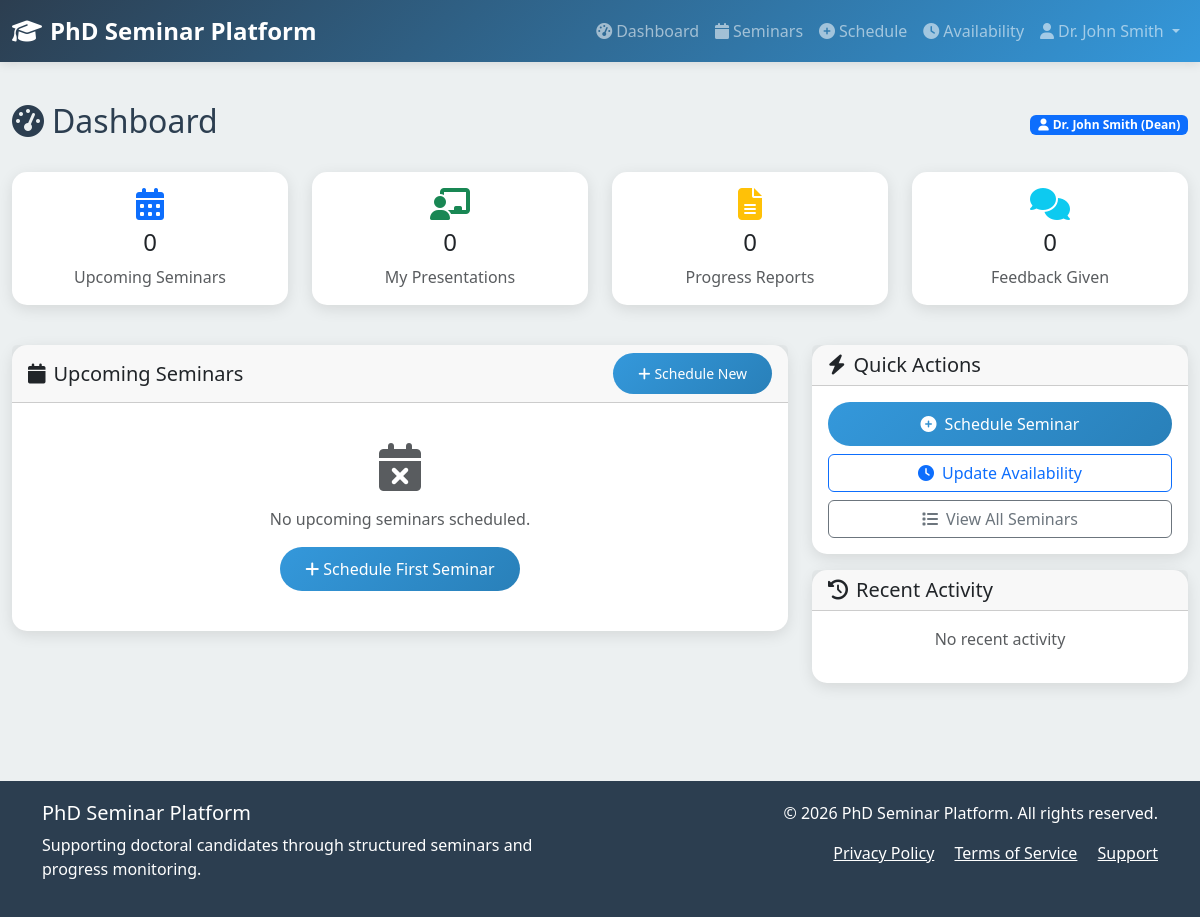
Page /dashboard (signed in) on the earlier database version.
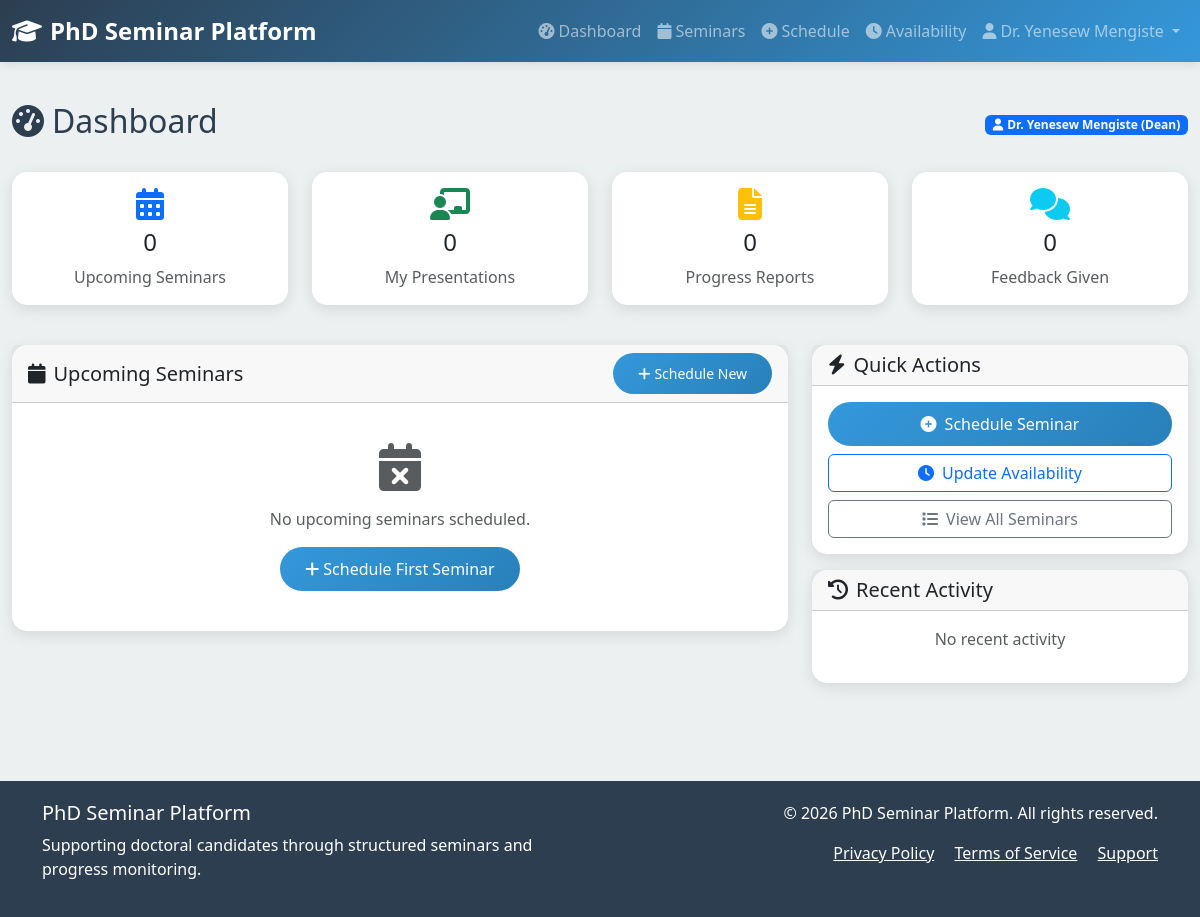
Same page on the later database version.
### app.py (models this page shows)
class User(UserMixin, db.Model):
    id = db.Column(db.Integer, primary_key=True)
    username = db.Column(db.String(100), unique=True, nullable=False)
    email = db.Column(db.String(120), unique=True, nullable=False)
    password_hash = db.Column(db.String(200), nullable=False)
    role = db.Column(db.String(20), nullable=False)  # 'dean', 'professor', 'phd_candidate'
    full_name = db.Column(db.String(100), nullable=False)
    department = db.Column(db.String(100), nullable=False)
    is_active = db.Column(db.Boolean, default=True)
    created_at = db.Column(db.DateTime, default=datetime.utcnow)

### app.py (the view)
@app.route('/dashboard')
@login_required
def dashboard():
    upcoming_seminars = Seminar.query.filter(
        Seminar.scheduled_date > datetime.utcnow(),
        Seminar.status == 'scheduled'
    ).order_by(Seminar.scheduled_date).all()
    my_seminars = Seminar.query.filter_by(presenter_id=current_user.id).all()
    my_reports = ProgressReport.query.filter_by(student_id=current_user.id).all()
    return render_template('dashboard.html',
                         upcoming_seminars=upcoming_seminars,
                         my_seminars=my_seminars,
                         my_reports=my_reports)

### app.py (called while the page is built)
@login_manager.user_loader
def load_user(user_id):
    return User.query.get(int(user_id))

### templates/dashboard.html (shortened to what this page needs)
{% extends "base.html" %}
{% block content %}
<div class="row">
    <div class="col-lg-12">
        <div class="d-flex justify-content-between align-items-center mb-4">
            <h2><i class="fas fa-tachometer-alt me-2"></i>Dashboard</h2>
            <span class="badge bg-primary">
                <i class="fas fa-user me-1"></i>{{ current_user.full_name }}
                {% if current_user.role == 'dean' %}(Dean){% elif current_user.role == 'professor' %}(Professor){% else %}(PhD Candidate){% endif %}
            </span>
        </div>
    </div>
</div>
<div class="row mb-4">
    <div class="col-md-3 col-sm-6 mb-3">
        <div class="card text-center">
            <div class="card-body">
                <i class="fas fa-calendar-alt fa-2x text-primary mb-2"></i>
                <h4>{{ upcoming_seminars|length }}</h4>
                <p class="text-muted mb-0">Upcoming Seminars</p>
            </div>
        </div>
    </div>
    <div class="col-md-3 col-sm-6 mb-3">
        <div class="card text-center">
            <div class="card-body">
                <i class="fas fa-chalkboard-teacher fa-2x text-success mb-2"></i>
                <h4>{{ my_seminars|length }}</h4>
                <p class="text-muted mb-0">My Presentations</p>
            </div>
        </div>
    </div>
    <div class="col-md-3 col-sm-6 mb-3">
        <div class="card text-center">
            <div class="card-body">
                <i class="fas fa-file-alt fa-2x text-warning mb-2"></i>
                <h4>{{ my_reports|length }}</h4>
                <p class="text-muted mb-0">Progress Reports</p>
            </div>
        </div>
    </div>
    <div class="col-md-3 col-sm-6 mb-3">
        <div class="card text-center">
            <div class="card-body">
                <i class="fas fa-comments fa-2x text-info mb-2"></i>
                <h4>0</h4>
                <p class="text-muted mb-0">Feedback Given</p>
            </div>
        </div>
    </div>
</div>
<div class="row">
    <div class="col-lg-8 mb-4">
        <div class="card">
            <div class="card-header d-flex justify-content-between align-items-center">
                <h5 class="mb-0"><i class="fas fa-calendar me-2"></i>Upcoming Seminars</h5>
                {% if current_user.role in ['dean', 'professor'] %}
                    <a href="{{ url_for('schedule_seminar') }}" class="btn btn-sm btn-primary">
                        <i class="fas fa-plus me-1"></i>Schedule New
                    </a>
                {% endif %}
            </div>
            <div class="card-body">
                {% if upcoming_seminars %}
                    <div class="seminar-timeline">
                        {% for seminar in upcoming_seminars %}
                            <div class="timeline-item">
                                <div class="card">
                                    <div class="card-body">
                                        <div class="row align-items-center">
                                            <div class="col-md-8">
                                                <h6 class="card-title mb-1">{{ seminar.title }}</h6>
                                                <p class="text-muted small mb-2">
                                                    <i class="fas fa-user me-1"></i>{{ seminar.presenter.full_name }}
                                                    <span class="ms-3">
                                                        <i class="fas fa-clock me-1"></i>{{ seminar.scheduled_date.strftime('%B %d, %Y at %I:%M %p') }}
                                                    </span>
                                                </p>
                                                <div class="d-flex gap-2">
                                                    <span class="badge phase-badge phase-{{ seminar.phase }}">
                                                        {{ seminar.phase.replace('_', ' ').title() }}
                                                    </span>
                                                    <span class="badge status-badge status-{{ seminar.status }}">
                                                        {{ seminar.status.replace('_', ' ').title() }}
                                                    </span>
                                                </div>
                                            </div>
                                            <div class="col-md-4 text-end">
                                                <a href="{{ url_for('seminar_detail', seminar_id=seminar.id) }}" class="btn btn-sm btn-outline-primary">
                                                    <i class="fas fa-eye me-1"></i>View Details
                                                </a>
                                            </div>
                                        </div>
                                    </div>
                                </div>
                            </div>
                        {% endfor %}
                    </div>
                {% else %}
                    <div class="text-center py-4">
                        <i class="fas fa-calendar-times fa-3x text-muted mb-3"></i>
                        <p class="text-muted">No upcoming seminars scheduled.</p>
                        {% if current_user.role in ['dean', 'professor'] %}
                            <a href="{{ url_for('schedule_seminar') }}" class="btn btn-primary">
                                <i class="fas fa-plus me-1"></i>Schedule First Seminar
                            </a>
                        {% endif %}
                    </div>
                {% endif %}
            </div>
        </div>
    </div>
    <div class="col-lg-4 mb-4">
        <div class="card">
            <div class="card-header">
                <h5 class="mb-0"><i class="fas fa-bolt me-2"></i>Quick Actions</h5>
            </div>
            <div class="card-body">
                <div class="d-grid gap-2">
                    {% if current_user.role in ['dean', 'professor'] %}
                        <a href="{{ url_for('schedule_seminar') }}" class="btn btn-primary">
                            <i class="fas fa-plus-circle me-2"></i>Schedule Seminar
                        </a>
                    {% endif %}
                    <a href="{{ url_for('availability') }}" class="btn btn-outline-primary">
                        <i class="fas fa-clock me-2"></i>Update Availability
                    </a>
                    <a href="{{ url_for('seminars') }}" class="btn btn-outline-secondary">
                        <i class="fas fa-list me-2"></i>View All Seminars
                    </a>
                </div>
            </div>
        </div>
        <div class="card mt-3">
            <div class="card-header">
                <h5 class="mb-0"><i class="fas fa-history me-2"></i>Recent Activity</h5>
            </div>
            <div class="card-body">
                <div class="activity-feed">
                    {% if my_reports %}
                        {% for report in my_reports[:3] %}
                            <div class="d-flex align-items-start mb-3">
                                <i class="fas fa-file-alt text-success me-2 mt-1"></i>
                                <div>
                                    <small class="text-muted">Progress Report Submitted</small><br>
                                    <small>{{ report.submitted_at.strftime('%B %d, %Y') }}</small>
                                </div>
                            </div>
                        {% endfor %}
                    {% else %}
                        <p class="text-muted text-center">No recent activity</p>
                    {% endif %}
                </div>
            </div>
        </div>
    </div>
</div>
{% endblock %}

### templates/base.html (shortened to what this page needs)
<!DOCTYPE html>
<html lang="en">
<head>
    <link href="https://cdn.jsdelivr.net/npm/bootstrap@5.3.0/dist/css/bootstrap.min.css" rel="stylesheet">
    <link href="https://cdnjs.cloudflare.com/ajax/libs/font-awesome/6.4.0/css/all.min.css" rel="stylesheet">
</head>
<body>
    <nav class="navbar navbar-expand-lg navbar-dark">
        <div class="container-fluid">
            <a class="navbar-brand" href="{{ url_for('index') }}">
                <i class="fas fa-graduation-cap me-2"></i>PhD Seminar Platform
            </a>
            <div class="desktop-nav">
                <div class="navbar-nav ms-auto">
                    {% if current_user.is_authenticated %}
                        <a class="nav-link" href="{{ url_for('dashboard') }}">
                            <i class="fas fa-tachometer-alt me-1"></i>Dashboard
                        </a>
                        <a class="nav-link" href="{{ url_for('seminars') }}">
                            <i class="fas fa-calendar me-1"></i>Seminars
                        </a>
                        {% if current_user.role in ['dean', 'professor'] %}
                            <a class="nav-link" href="{{ url_for('schedule_seminar') }}">
                                <i class="fas fa-plus-circle me-1"></i>Schedule
                            </a>
                        {% endif %}
                        <a class="nav-link" href="{{ url_for('availability') }}">
                            <i class="fas fa-clock me-1"></i>Availability
                        </a>
                        <div class="nav-item dropdown">
                            <a class="nav-link dropdown-toggle" href="#" role="button" data-bs-toggle="dropdown">
                                <i class="fas fa-user me-1"></i>{{ current_user.full_name }}
                            </a>
                        </div>
                    {% else %}
                        <a class="nav-link" href="{{ url_for('login') }}">
                            <i class="fas fa-sign-in-alt me-1"></i>Login
                        </a>
                    {% endif %}
                </div>
            </div>
        </div>
    </nav>
    <main class="container-fluid py-4">
        {% block content %}{% endblock %}
    </main>
    <footer class="footer">
        <div class="container">
            <div class="row">
                <div class="col-md-6">
                    <h5>PhD Seminar Platform</h5>
                    <p>Supporting doctoral candidates through structured seminars and progress monitoring.</p>
                </div>
                <div class="col-md-6 text-md-end">
                    <p>&copy; 2026 PhD Seminar Platform. All rights reserved.</p>
                    <p>
                        <a href="#" class="text-white me-3">Privacy Policy</a>
                        <a href="#" class="text-white me-3">Terms of Service</a>
                        <a href="#" class="text-white">Support</a>
                    </p>
                </div>
            </div>
        </div>
    </footer>
</body>
</html>

### templates/base.html (style rules this page uses)
:root { --primary-color: #2c3e50; --secondary-color: #3498db; --accent-color: #e74c3c; --success-color: #27ae60; --light-bg: #ecf0f1; --dark-text: #2c3e50; }
body { font-family: 'Segoe UI', Tahoma, Geneva, Verdana, sans-serif; background-color: var(--light-bg); color: var(--dark-text); }
.navbar { background: linear-gradient(135deg, var(--primary-color), var(--secondary-color)); box-shadow: 0 2px 10px rgba(0,0,0,0.1); }
.navbar-brand { font-weight: bold; font-size: 1.5rem; }
.card { border: none; border-radius: 15px; box-shadow: 0 4px 15px rgba(0,0,0,0.1); transition: transform 0.3s ease, box-shadow 0.3s ease; }
.btn-primary { background: linear-gradient(135deg, var(--secondary-color), #2980b9); border: none; border-radius: 25px; padding: 10px 25px; font-weight: 500; transition: all 0.3s ease; }
.desktop-nav { display: block; }
.footer { background: var(--primary-color); color: white; padding: 20px 0; margin-top: 50px; }

Differences in the rows shown:
changed User: full_name "Dr. John Smith" → "Dr. Yenesew Mengiste"
